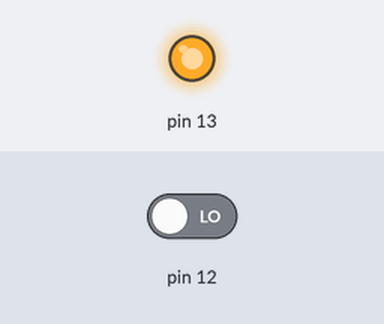
This sketch was run on a simulated Arduino Uno, built with avr-gcc and run on an emulated ATmega328P. On the bench: output pins drawn as LEDs (lit = HIGH). The test bench sets the inputs (shaded band); at power-on: pin 12 LOW.

Above: at 0.8 s.
0.9 s: pin 12 driven HIGH
At 1.8 s:
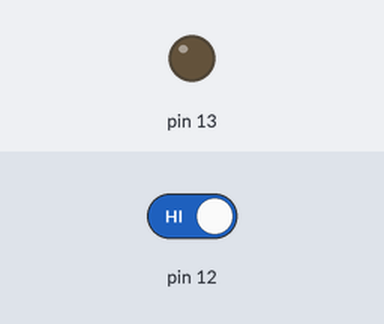
2.4 s: pin 12 driven LOW
At 2.9 s:
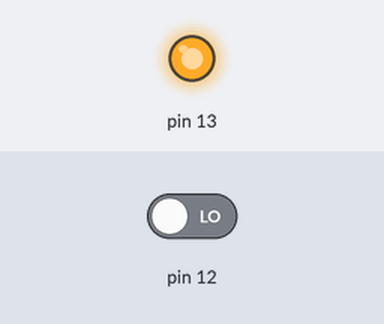
Timing chart, 0 to 5.4 s (numbered marks = the images above; inputs shaded):
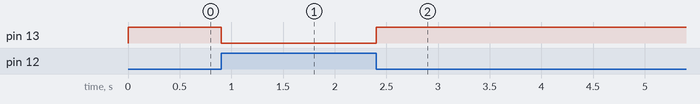

Measured:
- after the input at 0.9 s, pin 13: HIGH → LOW at once
- after the input at 2.4 s, pin 13: LOW → HIGH at once

The sketch:

entradaDigital.ino
```cpp
/*
 *	AUTOR: Alexandre Gonçalves
 *	EMAIL:g.aleprojetos@gmail.com
 *  SKETCH: configurado uma entrada e saida digital
 *	ARQUIVO:Entrada Digital
 *	DATA:04/08/2020
 *
 */

// *** Programa Principal ***//
void setup() {

  DDRB &= ~(1<<4);             // configuro d12 como entrada


  DDRB |= (1<<5);              //configurado d13 como saida
  PORTB &= ~(1<<5);            //inicializo o d13 em lOW

    while(1){

  /*** primeiro método ***/
      //  if(PINB & (1<<4)) PORTB &= ~(1<<5);                           // se o d12 estiver em HIGH o d13 estará em LOW
      //  else PORTB |= (1<<5);                                         // se o d12 estiver em LOW o d13 estará em HIGH

  /*** segundo método ***/
      PORTB = (PINB & (1<<4)) ? (PORTB &= ~(1<<5)) : (PORTB |= (1<<5)); // se o d12 estiver em HIGH o d13 estará em LOW
                                                                        // se o d12 estiver em LOW o d13 estará em HIGH
  }//end while
}//end setup
```
